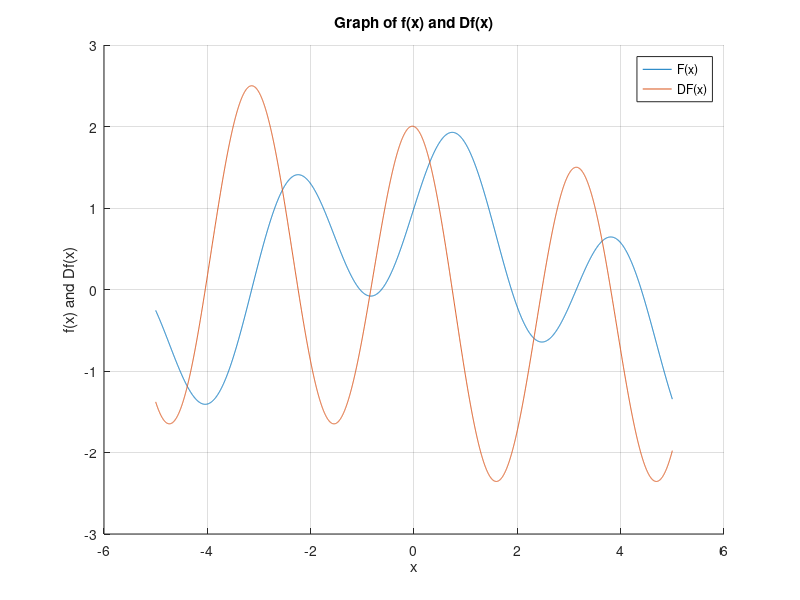

Recreate this plot in MATLAB.
function testDeriv

function y = sinFunct(x)
    y = cos(x/2) + sin(2 * x);
end

h = 10^-3;
x = -5: .0025 : 5;

y = sinFunct(x);
derivX = deriv(@sinFunct, x, h);

hold on
plot(x, y);
plot(x, derivX);
hold off
axis on
grid on
title('Graph of f(x) and Df(x)')
xlabel('x')
ylabel('f(x) and Df(x)')
legend('F(x)', 'DF(x)');
end



